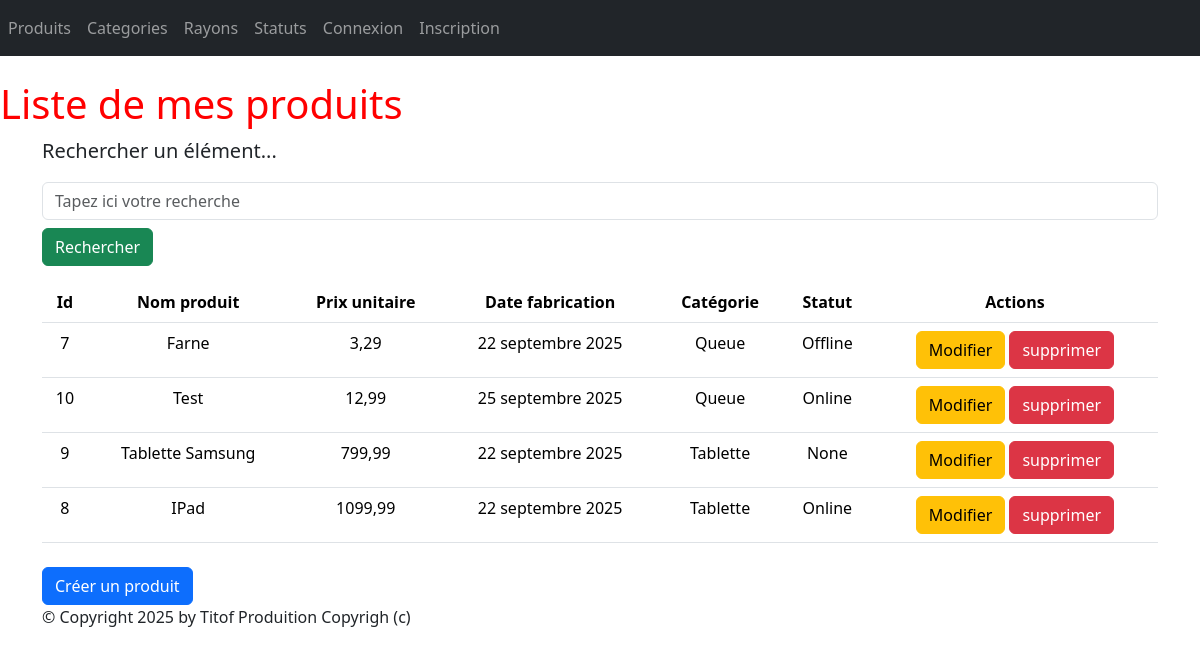
Screenshot of /monApp/produits/ with the database file from the repository.
### monApp/models.py (models this page shows, shortened)
class Produit(models.Model):
    refProd = models.AutoField(primary_key=True)
    intituleProd = models.CharField(max_length=200)
    prixUnitaireProd = models.DecimalField(max_digits=10, decimal_places=2)
    dateFabProd = models.DateField(default=date.today)
    categorie = models.ForeignKey(Categorie, on_delete=models.CASCADE, related_name="produits_categorie", null=True, blank=True)
    status = models.ForeignKey(Statut, on_delete=models.CASCADE, related_name="produits_status",null=True, blank=True)

class Categorie(models.Model):
    idCat = models.AutoField(primary_key=True)
    nomCat = models.CharField(max_length=100)
    def __str__(self):
        return self.nomCat

class Statut(models.Model):
    idStatus = models.AutoField(primary_key=True)
    libelleStatus = models.CharField(max_length=100)
    def __str__(self):
        return self.libelleStatus

### monApp/views.py (the view)
# urls.py: path("produits/", views.ProduitListView.as_view(), name="lst_prdts"),
class ProduitListView(ListView):
    model = Produit
    template_name = "monApp/Read/list/produits.html"
    context_object_name = "produits"
    def get_queryset(self):
        query = self.request.GET.get('search')
        if query:
            return Produit.objects.filter(intituleProd__icontains=query).select_related('categorie').select_related('status')
        return Produit.objects.select_related('categorie').select_related('status').order_by("prixUnitaireProd")
    def get_context_data(self, **kwargs):
        context = super(ProduitListView, self).get_context_data(**kwargs)
        context['titremenu'] = "Liste de mes produits"
        return context

### monApp/templates/monApp/Read/list/produits.html
{% extends 'monApp/base.html' %}
{% block menu %}
<h1>{{titremenu}}</h1>
{% endblock %}
{% block contenu %}
<p class="lead mb-3 ml-0">Rechercher un élément...</p>
<form method="GET" action="" class="mb-3">
<input class="form-control" type="text" name="search" placeholder="Tapez ici votre recherche"
value="{{ request.GET.search }}">
<button type="submit" class="btn btn-success mt-2">Rechercher</button>
</form>
<table class="table">
    <thead class="text-center">
        <th>Id</th>
        <th>Nom produit</th>
        <th>Prix unitaire</th>
        <th>Date fabrication</th>
        <th>Catégorie</th>
        <th>Statut</th>
        <th>Actions</th>
    </thead>
    <tbody>
        {% for prdt in produits %}
        <tr class="text-center">
            <td onclick="window.location.href='{% url 'dtl_prdt' prdt.refProd %}';" style="cursor:pointer;">{{ prdt.refProd }}</td>
            <td onclick="window.location.href='{% url 'dtl_prdt' prdt.refProd %}';" style="cursor:pointer;">{{ prdt.intituleProd }}</td>
            <td onclick="window.location.href='{% url 'dtl_prdt' prdt.refProd %}';" style="cursor:pointer;">{{ prdt.prixUnitaireProd }}</td>
            <td onclick="window.location.href='{% url 'dtl_prdt' prdt.refProd %}';" style="cursor:pointer;">{{ prdt.dateFabProd }}</td>
            <td onclick="window.location.href='{% url 'dtl_prdt' prdt.refProd %}';" style="cursor:pointer;">{{ prdt.categorie }}</td>
            <td onclick="window.location.href='{% url 'dtl_prdt' prdt.refProd %}';" style="cursor:pointer;">{{ prdt.status }}</td>
            <td>
                <button onclick="window.location.href='{% url 'prdt_chng' prdt.refProd %}';" class="btn btn-warning">Modifier</button>
                <button onclick="window.location.href='{% url 'dlt_prdt' prdt.refProd %}';" class="btn btn-danger">supprimer</button>
            </td>
        </tr>
        {% endfor %}
    </tbody>
</table>
<button onclick="window.location.href='{% url 'crt_prdt' %}';" class="btn btn-primary mt-2">Créer un produit</button>
{% endblock %}

### monApp/templates/monApp/base.html (shortened to what this page needs)
<!doctype html>
{% load static %}
{% load django_bootstrap5 %}
{% bootstrap_css %}
<html lang="fr">
<head>
    {% block styles %}
    <link rel="stylesheet" href="{% static 'styles.css' %}" />
    {% endblock %}
</head>
<body>
    {% block nav %}
    <nav class="navbar navbar-expand-md navbar-dark bg-dark mb-4">
    <div class="collapse navbar-collapse" id="navbarNav">
    <ul class="navbar-nav ml-auto">
    <li class="nav-item">
    <a class="nav-link" href="{% url 'lst_prdts' %}">Produits</a>
    </li>
    <li class="nav-item">
    <a class="nav-link" href="{% url 'lst_categories' %}">Categories</a>
    </li>
    <li class="nav-item">
    <a class="nav-link" href="{% url 'lst_rayons' %}">Rayons</a>
    </li>
    <li class="nav-item">
    <a class="nav-link" href="{% url 'lst_statuts' %}">Statuts</a>
    </li>
    {% if user.is_authenticated %}
<li class="nav-item">
<a class="nav-link" href="{% url 'logout' %}">Déconnexion</a>
</li>
{%else%}
<li class="nav-item">
<a class="nav-link" href="{% url 'login' %}">Connexion</a>
</li>
<li class="nav-item">
<a class="nav-link" href="{% url 'register' %}">Inscription</a>
</li>
{%endif%}
    </ul>
    </div>
    </nav>
    {% block menu %}{% endblock %}
    {% endblock %}
    <main role="main" class="container top-pushed">
        <div class="jumbotron">
            {% block contenu %}
            {% endblock %}
        </div>
    </main>
    <footer class="footer">
        <div class="container">
            <p>&copy; Copyright {% now "Y" %} by Titof Produition Copyrigh (c)</p>
        </div>
    </footer>
</body>
</html>

### static/styles.css (style rules this page uses)
h1 { color: red; }

### rows the page displays
Produit: refProd "7", intituleProd "Farne", prixUnitaireProd "3,29", dateFabProd "22 septembre 2025", categorie "Queue", status "Offline"
Produit: refProd "10", intituleProd "Test", prixUnitaireProd "12,99", dateFabProd "25 septembre 2025", categorie "Queue", status "Online"
Produit: refProd "9", intituleProd "Tablette Samsung", prixUnitaireProd "799,99", dateFabProd "22 septembre 2025", categorie "Tablette", status "None"
Produit: refProd "8", intituleProd "IPad", prixUnitaireProd "1099,99", dateFabProd "22 septembre 2025", categorie "Tablette", status "Online"

### other values shown
{{ titremenu }} "Liste de mes produits"
